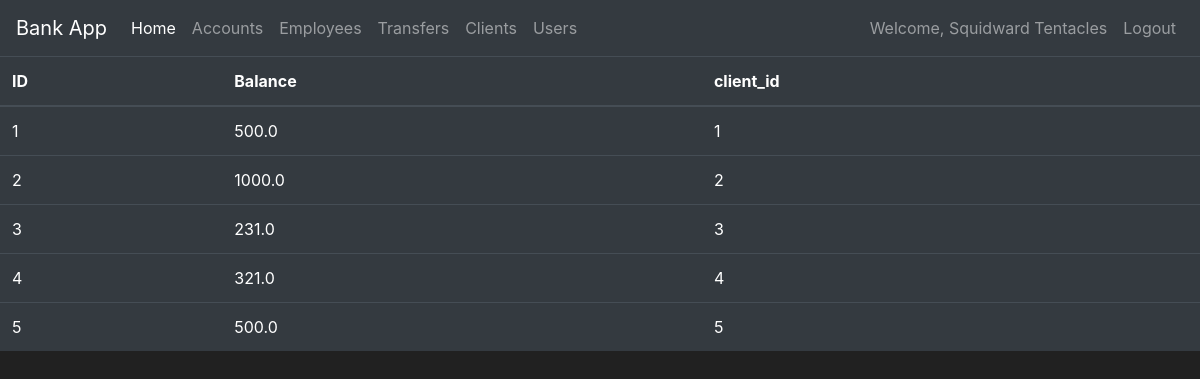
/accounts (signed in), run on the app's committed database.
### bank/models.py (models this page shows, shortened)
class User(db.Model, UserMixin):
    id = db.Column(db.Integer(), primary_key=True, autoincrement=True)
    name = db.Column(db.String())
    email = db.Column(db.String())
    password = db.Column(db.String)

class BankAccount(db.Model):
    id = db.Column(db.Integer(), primary_key=True, autoincrement=True)
    balance = db.Column(db.Float())
    client_id = db.Column(db.Integer, db.ForeignKey(Client.id))

### bank/routes.py (the view)
@app.route("/accounts")
@login_required
def accounts_page():
    accounts = BankAccount.query.all()
    return render_template('accounts.html', accounts=accounts)

### bank/models.py (called while the page is built)
@login_manager.user_loader
def load_user(user_id):
    return User.query.get(int(user_id))

### bank/templates/accounts.html (shortened to what this page needs)
{% extends "layout.html" %}
{% block body %}
<table class="table table-hover table-dark">
    <thead>
    <tr>
        <th scope="col">ID</th>
        <th scope="col">Balance</th>
        <th scope="col">client_id</th>
    </tr>
    </thead>
    <tbody>
    {% for account in accounts %}
    <tr>
        <td>{{ account.id }}</td>
        <td>{{ account.balance }}</td>
        <td>{{ account.client_id }}</td>
    </tr>
    {% endfor %}
    </tbody>
</table>
{% endblock %}

### bank/templates/layout.html (shortened to what this page needs)
<!doctype html>
<html lang="en">
<head>
    <link rel="stylesheet" href="https://cdn.jsdelivr.net/npm/bootstrap@4.5.3/dist/css/bootstrap.min.css"
>
</head>
<body>
<nav class="navbar navbar-expand-md navbar-dark bg-dark">
    <a class="navbar-brand" href="{{ url_for('home_page') }}">Bank App</a>
    <div class="collapse navbar-collapse" id="navbarNav">
        <ul class="navbar-nav mr-auto">
            <li class="nav-item active">
                <a class="nav-link" href="{{ url_for('home_page') }}">Home <span class="sr-only">(current)</span></a>
            </li>
            <li class="nav-item">
                <a class="nav-link" href="{{ url_for('accounts_page') }}">Accounts</a>
            </li>
            <li class="nav-item">
                <a class="nav-link" href="{{ url_for('employees_page') }}">Employees</a>
            </li>
            <li class="nav-item">
                <a class="nav-link" href="{{ url_for('transfer_page') }}">Transfers</a>
            </li>
            <li class="nav-item">
                <a class="nav-link" href="{{ url_for('clients_page') }}">Clients</a>
            </li>
            <li class="nav-item">
                <a class="nav-link" href="{{ url_for('users_page') }}">Users</a>
            </li>
        </ul>
        {% if current_user.is_authenticated %}
            <ul class="navbar-nav">
                <li class="nav-item">
                    <a class="nav-link">Welcome, {{ current_user.name }}</a>
                </li>
                <li class="nav-item">
                    <a class="nav-link" href="{{ url_for('logout_page') }}">Logout</a>
                </li>
            </ul>
        {% endif %}
    </div>
</nav>
{% block body %}
{% endblock %}
</body>
</html>

### bank/templates/layout.html (style rules this page uses)
body { background-color: #212121; color: white }

### data on the page
User: name "Squidward Tentacles"
BankAccount: id "1", balance "500.0", client_id "1"
BankAccount: id "2", balance "1000.0", client_id "2"
BankAccount: id "3", balance "231.0", client_id "3"
BankAccount: id "4", balance "321.0", client_id "4"
BankAccount: id "5", balance "500.0", client_id "5"
